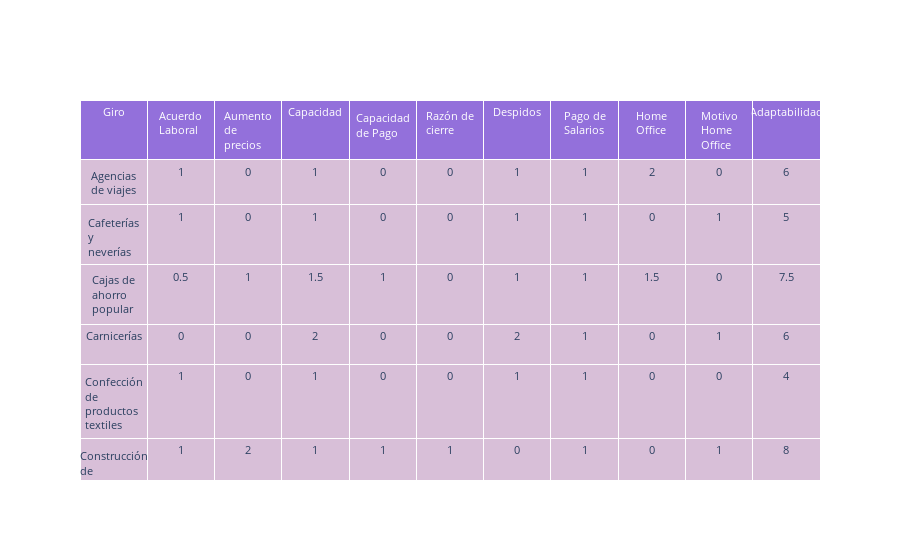

Source (notebook cell):
### Code cell
fig3 = adap_table("Adaptabilidad.xlsx")
fig3.show()

### Figure 1 — Plotly figure (JSON) as saved in the notebook; plotly's stock layout.template omitted (floating-point values rounded to 4 significant figures; data arrays with more than 128 entries replaced by an {"elided": "..."} marker saying what was removed)
{"data": [{"cells": {"align": "center", "fill": {"color": "thistle"}, "font": {"size": 11}, "height": 40, "values": {"elided": "11x67 mixed values"}}, "header": {"align": "center", "fill": {"color": "mediumpurple"}, "font": {"color": "White", "size": 11}, "values": ["Giro", "Acuerdo Laboral", "Aumento de precios", "Capacidad", "Capacidad de Pago", "Razón de cierre", "Despidos", "Pago de Salarios", "Home Office", "Motivo Home Office", "Adaptabilidad"]}, "name": "Adaptabilidad", "type": "table"}], "layout": {}}
